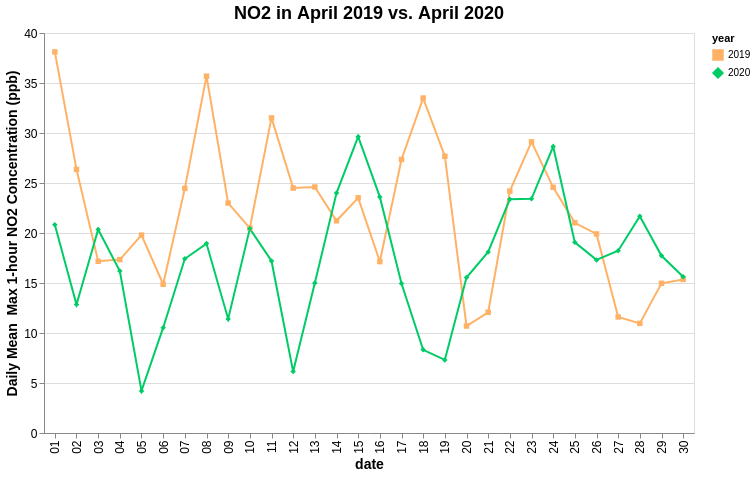

The Vega-Lite source for this figure:
### Vega-Lite specification from a JSON file in a GitHub repository (floating-point values rounded to 4 significant figures; data arrays with more than 128 entries replaced by an {"elided": "..."} marker saying what was removed)
{"config": {"view": {"continuousWidth": 400, "continuousHeight": 300}, "axis": {"labelFontSize": 12, "titleFontSize": 14}, "title": {"anchor": "middle", "fontSize": 18}}, "data": {"name": "data-2e4d1b773d9e67a3f43592c8641b2997"}, "mark": {"type": "line", "point": true}, "encoding": {"color": {"type": "nominal", "field": "year", "scale": {"domain": ["2019", "2020"], "range": ["#FFB266", "#00CC66"]}}, "shape": {"type": "nominal", "field": "year", "scale": {"range": ["square", "diamond"]}}, "tooltip": {"type": "quantitative", "field": "num"}, "x": {"type": "ordinal", "field": "date"}, "y": {"type": "quantitative", "axis": {"title": "Daily Mean  Max 1-hour NO2 Concentration (ppb)"}, "field": "num", "scale": {"zero": false}}}, "height": 400, "title": "NO2 in April 2019 vs. April 2020", "transform": [{"aggregate": [{"op": "mean", "field": "Daily Max 1-hour NO2 Concentration", "as": "num"}], "groupby": ["date", "month", "year"]}], "width": 650, "$schema": "https://vega.github.io/schema/vega-lite/v4.8.1.json", "datasets": {"data-2e4d1b773d9e67a3f43592c8641b2997": {"elided": "1075 records"}}}
